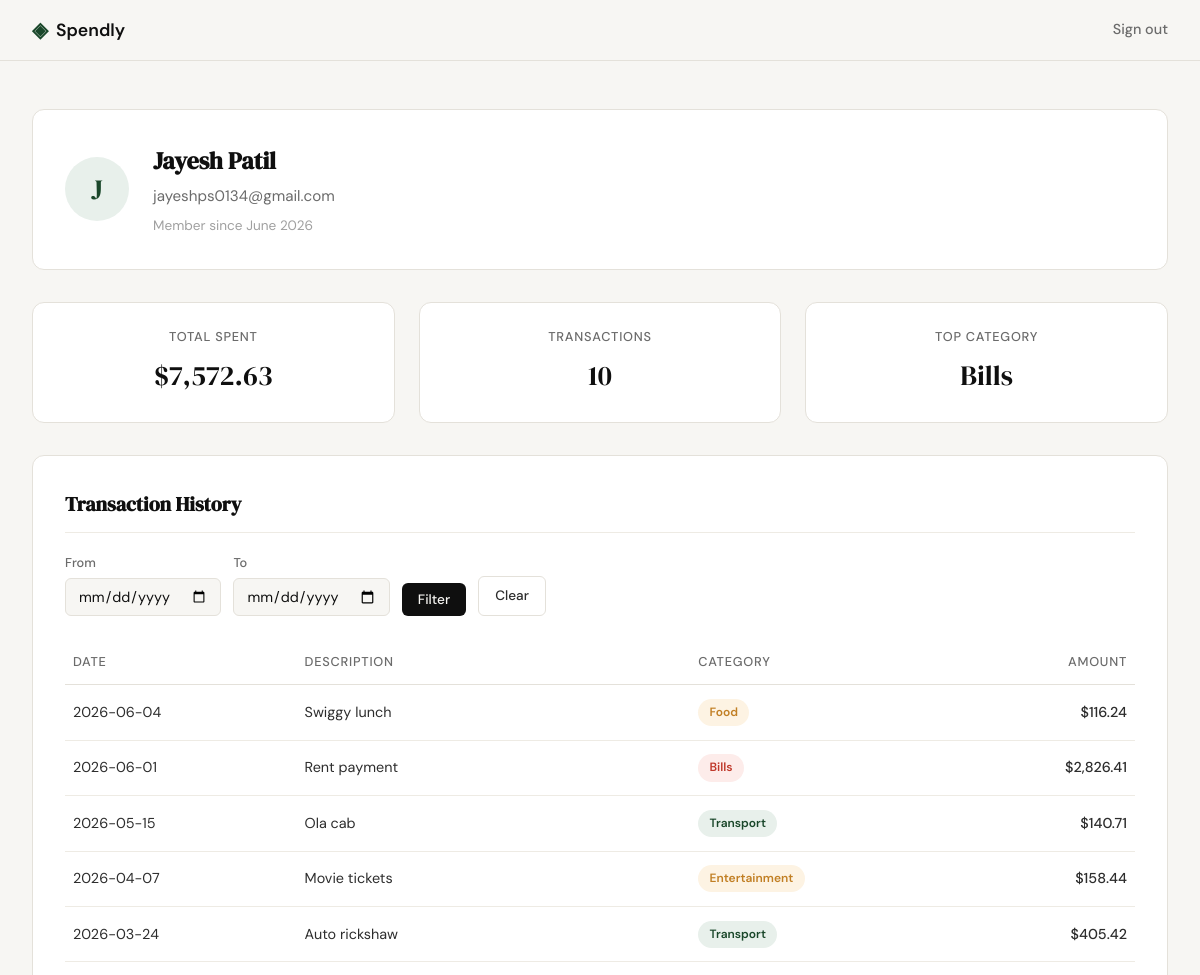
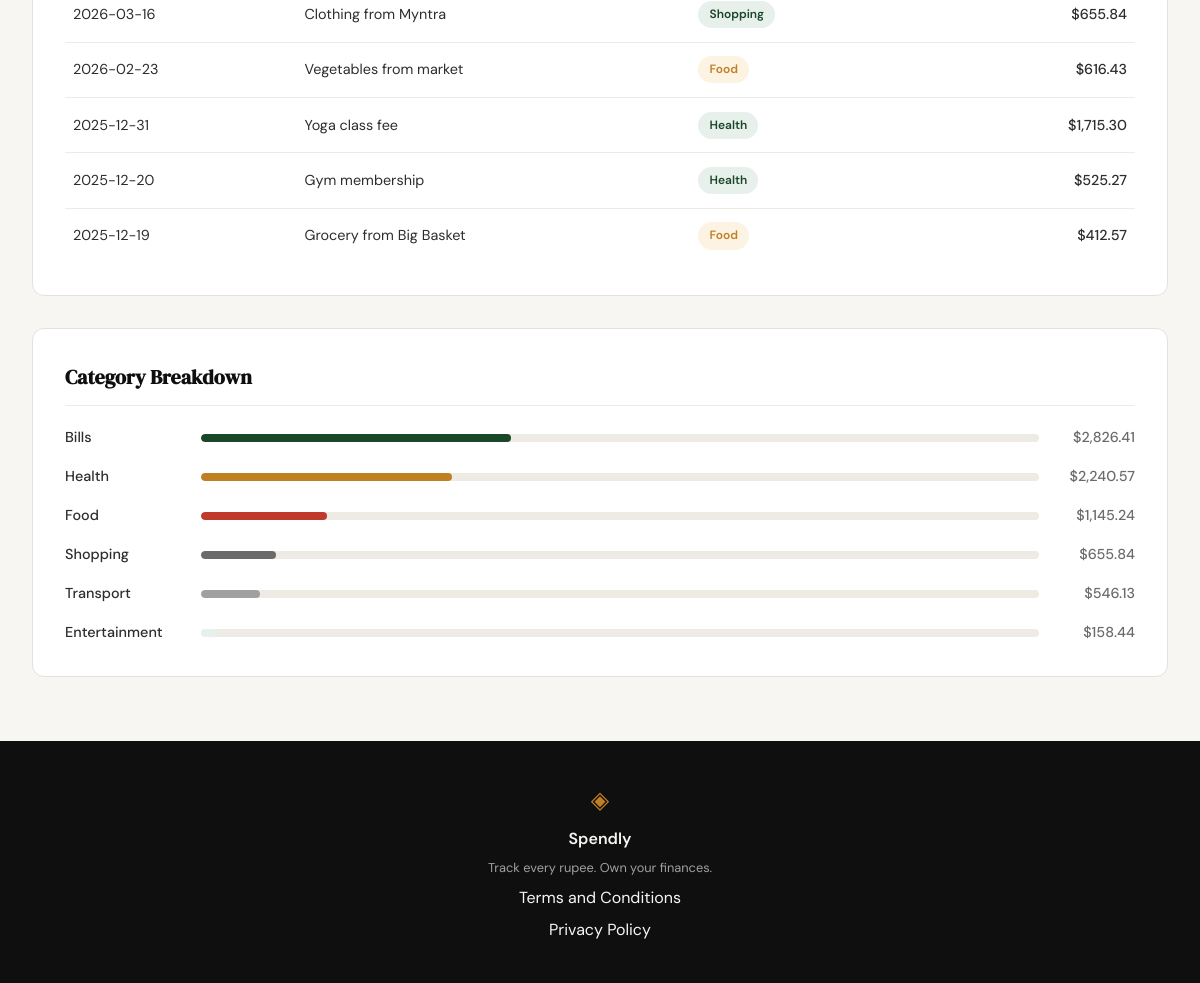
Page /profile (signed in) on the committed database (2 pictures, top to bottom).
### tables this page shows
CREATE TABLE users (
                id            INTEGER PRIMARY KEY AUTOINCREMENT,
                name          TEXT    NOT NULL,
                email         TEXT    UNIQUE NOT NULL,
                password_hash TEXT    NOT NULL,
                created_at    TEXT    DEFAULT (datetime('now'))
            );

CREATE TABLE expenses (
                id          INTEGER PRIMARY KEY AUTOINCREMENT,
                user_id     INTEGER NOT NULL,
                amount      REAL    NOT NULL,
                category    TEXT    NOT NULL,
                date        TEXT    NOT NULL,
                description TEXT,
                created_at  TEXT    DEFAULT (datetime('now')),
                FOREIGN KEY (user_id) REFERENCES users (id)
            );

### app.py (the view)
@app.route("/profile")
def profile():
    if "user_id" not in session:
        return redirect(url_for("login"))
    user_id = session["user_id"]
    raw_start = request.args.get("start_date", "").strip()
    raw_end = request.args.get("end_date", "").strip()
    if raw_start and not _is_valid_date(raw_start):
        raw_start = ""
    if raw_end and not _is_valid_date(raw_end):
        raw_end = ""
    if raw_start and raw_end and raw_start > raw_end:
        raw_start = raw_end = ""
    start_date = raw_start or None
    end_date = raw_end or None
    user_row = get_user_by_id(user_id)
    if user_row is None:
        session.clear()
        return redirect(url_for("login"))
    created_dt = datetime.strptime(user_row["created_at"], "%Y-%m-%d %H:%M:%S")
    user = {
        "name": user_row["name"],
        "email": user_row["email"],
        "member_since": created_dt.strftime("%B %Y"),
    }
    stats_raw = get_expense_stats(user_id, start_date, end_date)
    stats = {
        "total_spent": f"${stats_raw['total_spent']:,.2f}",
        "transaction_count": stats_raw["transaction_count"],
        "top_category": stats_raw["top_category"],
    }
    if start_date or end_date:
        expense_rows = get_expenses_by_date_range(user_id, start_date, end_date)
    else:
        expense_rows = get_recent_expenses(user_id)
    transactions = [
        {
            "date": r["date"],
            "description": r["description"] or "",
            "category": r["category"],
            "amount": f"${r['amount']:,.2f}",
        }
        for r in expense_rows
    ]
    breakdown = get_category_breakdown(user_id, start_date, end_date)
    categories = [
        {
            "name": c["category"],
            "amount": f"${c['total']:,.2f}",
            "percentage": c["percentage"],
        }
        for c in breakdown
    ]
    return render_template(
        "profile.html",
        user=user,
        stats=stats,
        transactions=transactions,
        categories=categories,
        start_date=start_date,
        end_date=end_date,
    )

### database/db.py (called while the page is built)
def get_db():
    conn = sqlite3.connect(DATABASE)
    conn.row_factory = sqlite3.Row
    conn.execute("PRAGMA foreign_keys = ON")
    return conn

def get_user_by_id(user_id):
    conn = get_db()
    try:
        return conn.execute(
            "SELECT id, name, email, created_at FROM users WHERE id = ?",
            (user_id,),
        ).fetchone()
    finally:
        conn.close()

def _build_date_clause(user_id, start_date=None, end_date=None):
    params = [user_id]
    clause = ""
    if start_date:
        clause += " AND date >= ?"
        params.append(start_date)
    if end_date:
        clause += " AND date <= ?"
        params.append(end_date)
    return clause, params

def get_recent_expenses(user_id, limit=10):
    conn = get_db()
    try:
        return conn.execute(
            "SELECT id, date, description, category, amount "
            "FROM expenses WHERE user_id = ? "
            "ORDER BY date DESC LIMIT ?",
            (user_id, limit),
        ).fetchall()
    finally:
        conn.close()

def get_category_breakdown(user_id, start_date=None, end_date=None):
    conn = get_db()
    try:
        date_clause, params = _build_date_clause(user_id, start_date, end_date)
        rows = conn.execute(
            "SELECT category, SUM(amount) AS total "
            "FROM expenses WHERE user_id = ?" + date_clause + " "
            "GROUP BY category ORDER BY total DESC",
            params,
        ).fetchall()
        if not rows:
            return []
        grand_total = sum(float(r["total"]) for r in rows)
        breakdown = []
        for r in rows:
            cat_total = float(r["total"])
            percentage = round(cat_total / grand_total * 100)
            breakdown.append({
                "category": r["category"],
                "total": cat_total,
                "percentage": percentage,
            })
        return breakdown
    finally:
        conn.close()

### templates/profile.html (shortened to what this page needs)
{% extends "base.html" %}
{% block head %}
<link rel="stylesheet" href="{{ url_for('static', filename='css/profile.css') }}">
{% endblock %}
{% block content %}
<section class="profile-section">
    <div class="profile-inner">
        <div class="profile-card user-card">
            <div class="user-avatar" aria-hidden="true">{{ user.name[0] }}</div>
            <div class="user-details">
                <h1 class="user-name">{{ user.name }}</h1>
                <p class="user-email">{{ user.email }}</p>
                <p class="user-joined">Member since {{ user.member_since }}</p>
            </div>
        </div>
        <div class="stats-row">
            <div class="stat-card">
                <span class="stat-label">Total Spent</span>
                <span class="stat-value">{{ stats.total_spent }}</span>
            </div>
            <div class="stat-card">
                <span class="stat-label">Transactions</span>
                <span class="stat-value">{{ stats.transaction_count }}</span>
            </div>
            <div class="stat-card">
                <span class="stat-label">Top Category</span>
                <span class="stat-value">{{ stats.top_category }}</span>
            </div>
        </div>
        <div class="profile-card">
            <h2 class="section-title">Transaction History</h2>
            <div class="date-filter">
                <form method="GET" action="{{ url_for('profile') }}" class="date-filter-form">
                    <div class="filter-field">
                        <label for="start_date">From</label>
                        <input type="date" id="start_date" name="start_date" value="{{ start_date or '' }}">
                    </div>
                    <div class="filter-field">
                        <label for="end_date">To</label>
                        <input type="date" id="end_date" name="end_date" value="{{ end_date or '' }}">
                    </div>
                    <button type="submit" class="btn-primary filter-btn">Filter</button>
                    <a href="{{ url_for('profile') }}" class="btn-ghost filter-btn">Clear</a>
                </form>
            </div>
            {% if transactions %}
            <div class="table-wrapper">
                <table class="transaction-table">
                    <thead>
                        <tr>
                            <th>Date</th>
                            <th>Description</th>
                            <th>Category</th>
                            <th class="col-amount">Amount</th>
                        </tr>
                    </thead>
                    <tbody>
                        {% for txn in transactions %}
                        <tr>
                            <td class="txn-date">{{ txn.date }}</td>
                            <td class="txn-desc">{{ txn.description }}</td>
                            <td><span class="category-badge badge-{{ txn.category | lower }}">{{ txn.category }}</span></td>
                            <td class="txn-amount">{{ txn.amount }}</td>
                        </tr>
                        {% endfor %}
                    </tbody>
                </table>
            </div>
            {% else %}
            <p class="empty-message">No expenses found in this date range.</p>
            {% endif %}
        </div>
        <div class="profile-card">
            <h2 class="section-title">Category Breakdown</h2>
            <div class="category-bars">
                {% for cat in categories %}
                <div class="category-bar-row">
                    <span class="category-name">{{ cat.name }}</span>
                    <div class="category-bar-track">
                        <div class="category-bar category-bar-{{ loop.index }}" style="width: {{ cat.percentage }}%"></div>
                    </div>
                    <span class="category-amount">{{ cat.amount }}</span>
                </div>
                {% endfor %}
            </div>
        </div>
    </div>
</section>
{% endblock %}

### static/css/style.css (style rules this page uses)
:root { --ink: #0f0f0f; --ink-soft: #2d2d2d; --ink-muted: #6b6b6b; --ink-faint: #a0a0a0; --paper: #f7f6f3; --paper-warm: #f0ede6; --paper-card: #ffffff; --accent: #1a472a; --accent-light: #e8f0eb; --accent-2: #c17f24; --accent-2-light: #fdf3e3; --danger: #c0392b; --danger-light: #fdecea; --border: #e4e1da; --border-soft: #eeebe4; --font-display: 'DM Serif Display', Georgia, serif; --font-body: 'DM Sans', system-ui, sans-serif; --max-width: 1200px; --auth-width: 440px; --radius-sm: 6px; --radius-md: 12px; --radius-lg: 20px; }
*, *::before, *::after { box-sizing: border-box; margin: 0; padding: 0; }
html { font-size: 16px; scroll-behavior: smooth; }
body { background: var(--paper); color: var(--ink); font-family: var(--font-body); font-size: 1rem; line-height: 1.6; -webkit-font-smoothing: antialiased; }
a { color: inherit; text-decoration: none; }
.btn-primary { display: inline-block; background: var(--ink); color: var(--paper); padding: 0.65rem 1.5rem; border-radius: var(--radius-sm); font-family: var(--font-body); font-size: 0.9rem; font-weight: 500; cursor: pointer; border: none; transition: background 0.2s; text-decoration: none; }
.btn-ghost { display: inline-block; background: transparent; color: var(--ink-soft); padding: 0.65rem 1.5rem; border-radius: var(--radius-sm); font-size: 0.9rem; font-weight: 500; border: 1px solid var(--border); transition: all 0.2s; text-decoration: none; }

### rows in the picture
users: name "J", name "Jayesh Patil", email "jayeshps0134@gmail.com"
expenses: top_category "Bills", date "2026-06-01", description "Rent payment", category "Bills", amount "$2,826.41", name "Bills", {{ cat.percentage }} 37 (drawn)
expenses: date "2026-06-04", description "Swiggy lunch", category "Food", amount "$116.24"
expenses: date "2026-05-15", description "Ola cab", category "Transport", amount "$140.71"
expenses: date "2026-04-07", description "Movie tickets", category "Entertainment", amount "$158.44", name "Entertainment", {{ cat.percentage }} 2 (drawn)
expenses: date "2026-03-24", description "Auto rickshaw", category "Transport", amount "$405.42"
expenses: date "2026-03-16", description "Clothing from Myntra", category "Shopping", amount "$655.84", name "Shopping", {{ cat.percentage }} 9 (drawn)
expenses: date "2026-02-23", description "Vegetables from market", category "Food", amount "$616.43"
expenses: date "2025-12-31", description "Yoga class fee", category "Health", amount "$1,715.30"
expenses: date "2025-12-20", description "Gym membership", category "Health", amount "$525.27"
expenses: date "2025-12-19", description "Grocery from Big Basket", category "Food", amount "$412.57"

### other values in the picture
{{ user.member_since }} "June 2026"
{{ stats.total_spent }} "$7,572.63"
{{ stats.transaction_count }} "10"
{{ cat.name }} "Health" "Food" "Transport"
{{ cat.amount }} "$2,240.57" "$1,145.24" "$546.13"
